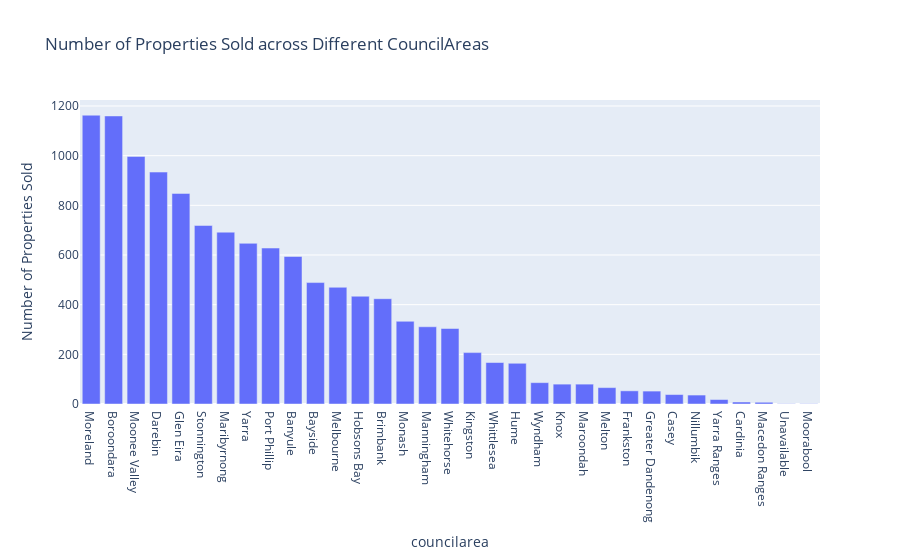

This figure's notebook cell:
### Markdown cell above
7. **How many properties were sold across different CouncilAreas ?**

### Code cell
c = df.councilarea.value_counts()

px.bar(c, x=c.index, y=c.values, title='Number of Properties Sold across Different CouncilAreas',
       labels={'x': 'CouncilArea', 'y': 'Number of Properties Sold'})

### Figure 1 — Plotly figure (JSON) as saved in the notebook; plotly's stock layout.template omitted (floating-point values rounded to 4 significant figures)
{"data": [{"hovertemplate": "councilarea=%{x}<br>Number of Properties Sold=%{y}<extra></extra>", "legendgroup": "", "marker": {"color": "#636efa", "pattern": {"shape": ""}}, "name": "", "orientation": "v", "showlegend": false, "textposition": "auto", "type": "bar", "x": ["Moreland", "Boroondara", "Moonee Valley", "Darebin", "Glen Eira", "Stonnington", "Maribyrnong", "Yarra", "Port Phillip", "Banyule", "Bayside", "Melbourne", "Hobsons Bay", "Brimbank", "Monash", "Manningham", "Whitehorse", "Kingston", "Whittlesea", "Hume", "Wyndham", "Knox", "Maroondah", "Melton", "Frankston", "Greater Dandenong", "Casey", "Nillumbik", "Yarra Ranges", "Cardinia", "Macedon Ranges", "Unavailable", "Moorabool"], "xaxis": "x", "y": [1163, 1160, 997, 934, 848, 719, 692, 647, 628, 594, 489, 470, 434, 424, 333, 311, 304, 207, 167, 164, 86, 80, 80, 66, 53, 52, 38, 36, 18, 8, 7, 1, 1], "yaxis": "y"}], "layout": {"barmode": "relative", "legend": {"tracegroupgap": 0}, "title": {"text": "Number of Properties Sold across Different CouncilAreas"}, "xaxis": {"anchor": "y", "domain": [0, 1], "title": {"text": "councilarea"}}, "yaxis": {"anchor": "x", "domain": [0, 1], "title": {"text": "Number of Properties Sold"}}}}
